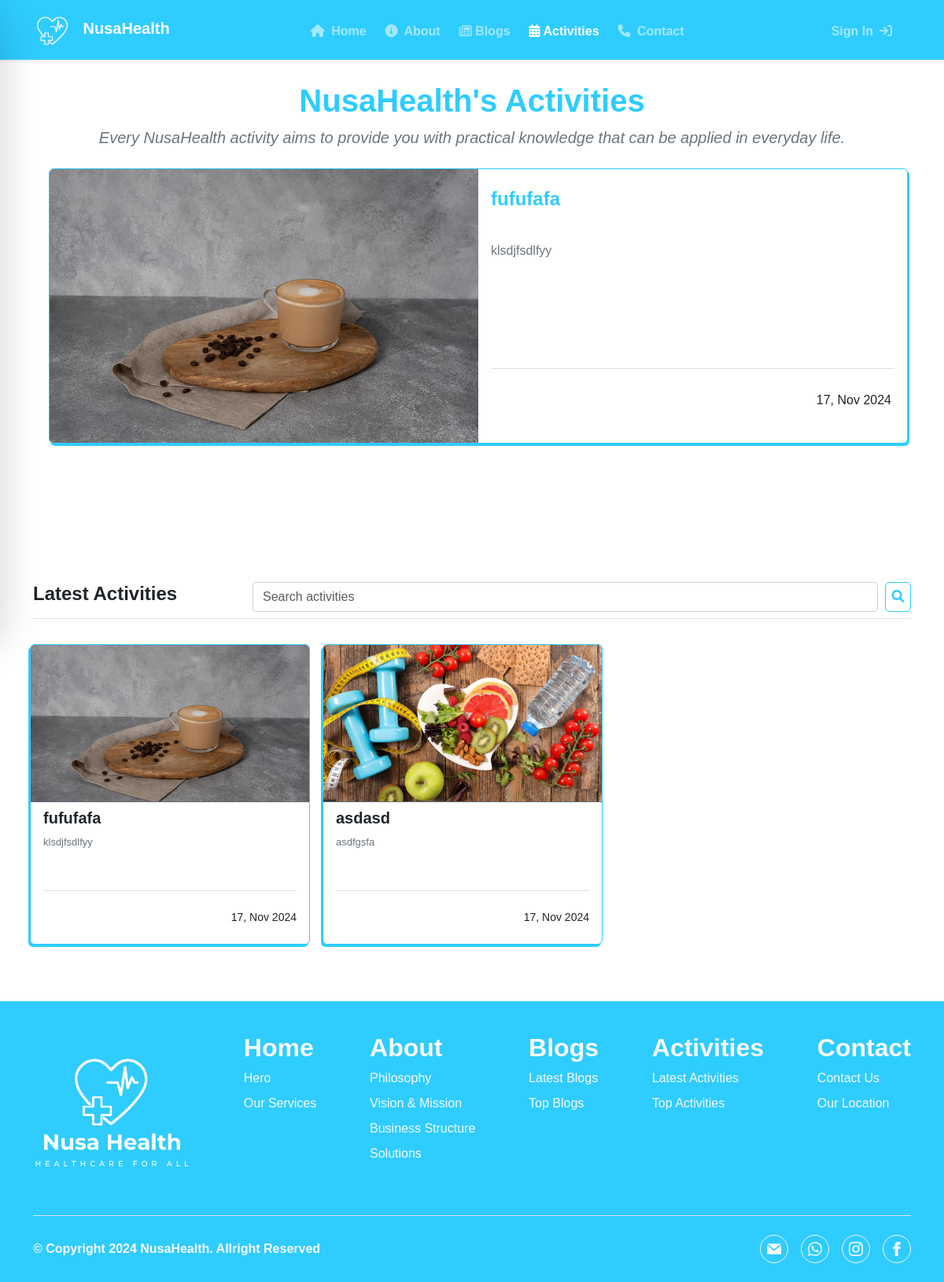
The app's page /activities with its own data.
### NusaHealthApp/models.py (models this page shows, shortened)
class Logo(models.Model):
    primary_logo = models.ImageField(upload_to='logos/', blank=True, null=True, help_text="Upload primary logo")
    secondary_logo = models.ImageField(upload_to='logos/', blank=True, null=True, help_text="Upload secondary logo")

class Activities(models.Model):
    STATUS_CHOICES = (
        ('draft', 'Draft'),
        ('published', 'Published'),
    )
    title = models.CharField(max_length=250)
    slug = models.SlugField(max_length=250, unique_for_date='publish')
    author = models.ForeignKey(User, related_name='activities_posts', on_delete=models.CASCADE)
    body = models.TextField()
    publish = models.DateTimeField(default=timezone.now)
    created = models.DateTimeField(auto_now_add=True)
    updated = models.DateTimeField(auto_now=True)
    objects = models.Manager()
    published = PublishedManager()
    image = models.ImageField(upload_to='activities/', help_text="Upload image")
    status = models.CharField(max_length=10, choices=STATUS_CHOICES, default='published')
    class Meta:
        ordering = ('-publish',)

### NusaHealthApp/views.py (the view)
# urls.py: path('activities', views.Activity, name='activities'),
def Activity(request):
    logo_instance = Logo.objects.first()
    activities = Activities.objects.filter(status='published').order_by('-publish')
    latest_activity = activities.first()  # Get the first activity from the ordered list
    query = request.GET.get('q', '').strip()  # Remove leading/trailing spaces
    if query:
        activities = activities.filter(title__icontains=query)
    context = {
        'section': 'activities',
        'logo': logo_instance,
        'activities': activities,
        'latest_activity': latest_activity,
        'query': query,  # Pass the query to the template for the search box
    }
    return render(request, 'Home/activities.html', context)

### NusaHealthApp/templates/Home/activities.html (shortened to what this page needs)
{% extends "base.html" %}
{% block content %}
<section id="latest_activity" class="container py-5">
    {% if latest_activity %}
    <div class="container py-2">
        <h1 class="text-center fw-bold text-primary">NusaHealth's Activities</h1>
        <p class="lead mb-4 text-secondary text-center">
            <i>Every NusaHealth activity aims to provide you with practical knowledge that can be applied in everyday life.</i>
        </p>
        <div class="w-100 row rounded bg-white overflow-hidden shadow-card border border-primary mx-2 mb-5" style="height: 350px;">
            <div class="col-md-6 p-0">
                <img src="{{ latest_activity.image.url }}" alt="{{ latest_activity.title }}" class="w-100" style="object-fit: cover; height: 350px;">
            </div>
            <div class="col-md-6 px-3 py-4">
                <div class="border-bottom">
                    <a href="#" class="text-decoration-none">
                        <h4 class="text-primary fw-semibold text-truncate-2" style="height: 60px;">
                            {{ latest_activity.title }}
                        </h4>
                    </a>
                    <p class="text-secondary text-truncate-6" style="height: 145px;">
                        {{ latest_activity.body }}
                    </p>
                </div>
                <div class="px-3 py-4 row justify-content-end align-items-center overflow-hidden" style="height: 80px;">
                    <div class="col-4 p-0">
                        <p class="m-0 text-end">
                            {{ latest_activity.publish|date:"d, M Y" }}
                        </p>
                    </div>
                </div>
            </div>
        </div>
    </div>
    {% endif %}
</section>
<section id="search-activities" class="py-5">
    <div class="container py-3">
        <div class="d-flex w-100 justify-content-between align-items-center border-bottom py-2">
            <h4 class="fw-bold w-25">Latest Activities</h4>
            <form method="GET" class="w-75 d-flex justify-content-between align-items-center" autocomplete="off">
                <input class="form-control" style="width: 95%;" type="search" name="q" placeholder="Search activities" value="{{ query|default:'' }}" aria-label="Search">
                <button class="btn btn-outline-primary px-2" style="width: 4%;" type="submit">
                    <i class="fas fa-search"></i>
                </button>
            </form>
        </div>
        {% if activities %}
        <div class="row w-100 mt-4">
            {% for activity in activities %}
            <div class="col-md-4 p-2" style="cursor: pointer;">
                <div class="rounded shadow-btn bg-white overflow-hidden border border-primary">
                    <img src="{{ activity.image.url }}" class="w-100 m-0 border-bottom border-secondary" style="height: 200px; object-fit: cover;" alt="{{ activity.title }}">
                    <div class="my-2 mx-3 border-bottom">
                        <h5 class="fw-semibold text-truncate-1 fs-5" style="height: 25px;">
                            {{ activity.title }}
                        </h5>
                        <p class="text-secondary fs-small text-truncate-3 text-justify" style="height: 55px;">
                            {{ activity.body }}
                        </p>
                    </div>
                    <div class="m-3 row justify-content-end align-items-center overflow-hidden" style="height: 35px;">
                        <div class="col-4 p-0">
                            <p class="m-0 text-end" style="font-size: 14px;">
                                {{ activity.publish|date:"d, M Y" }}
                            </p>
                        </div>
                    </div>
                </div>
            </div>
            {% endfor %}
        </div>
        {% else %}
        <div class="alert alert-warning text-center" role="alert">
            No activities found.
        </div>
        {% endif %}
    </div>
</section>
{% endblock %}

### NusaHealthApp/templates/nav.html (shortened to what this page needs)
<nav id="navbar" class="navbar navbar-expand-lg navbar-dark py-2 fixed-top m-0 shadow-sm shadow-primary">
    <div class="container">
        <a class="navbar-brand fw-semibold text-white" href="{% url 'home' %}">
            <span class="me-2">
                <img src="{{logo.secondary_logo.url}}" alt="Logo Nusa Health" width="50px">
            </span>
            NusaHealth
        </a>
        <div class="collapse navbar-collapse" id="navbarNav">
            <ul class="navbar-nav ms-auto me-3 gap-2">
                <li class="nav-item">
                    <a class="nav-link fw-semibold {% if section == 'home' %} active {% endif %}" href="{% url 'home' %}">
                        <i class="fas fa-home me-1"></i> Home
                    </a>
                </li>
                <li class="nav-item">
                    <a class="nav-link fw-semibold {% if section == 'about' %} active {% endif %}" href="{% url 'about' %}">
                        <i class="fas fa-info-circle me-1"></i> About
                    </a>
                </li>
                <li class="nav-item">
                    <a class="nav-link fw-semibold {% if section == 'blogs' %} active {% endif %}" href="{% url 'blogs' %}">
                        <i class="fa-regular fa-newspaper"></i> Blogs
                    </a>
                </li>
                <li class="nav-item">
                    <a class="nav-link fw-semibold {% if section == 'activities' %} active {% endif %}" href="{% url 'activities' %}">
                        <i class="fa-solid fa-calendar-days"></i> Activities
                    </a>
                </li>
                <li class="nav-item">
                    <a class="nav-link fw-semibold {% if section == 'contact' %} active {% endif %}" href="{% url 'contact' %}">
                        <i class="fas fa-phone me-1"></i> Contact
                    </a>
                </li>
            </ul>
            <ul class="navbar-nav ms-auto me-3 gap-2">
                {% if user.is_authenticated %}
                    <li class="nav-item">
                        <a class="nav-link fw-semibold" href="{% url 'sign-out' %}">
                            Sign Out <i class="fa-solid fa-arrow-right-from-bracket ms-2"></i>
                        </a>
                    </li>
                {% else %}
                    <li class="nav-item">
                        <a class="nav-link fw-semibold {% if section == 'sign-in' %} active{% endif %}" href="{% url 'sign-in' %}">
                            Sign In<i class="fas fa-arrow-right-to-bracket ms-2"></i>
                        </a>
                    </li>
                {% endif %}
            </ul>
        </div>
    </div>
</nav>

### NusaHealthApp/templates/footer.html (shortened to what this page needs)
<footer id="footer" class="py-4 bg-primary {% if portal or DoctorManagement %} d-none {% endif %}">
    <div class="container">
        <div class="d-flex flex-md-row flex-column py-3 border-bottom gap-5 justify-content-between mb-4">
            <div class="mb-3 d-flex justify-content-center align-items-center">
                <a href="{% url 'home' %}">
                    <img src="{{logo.primary_logo.url}}" alt="Logo NusaHealth" width="200px">
                </a>
            </div>
            <div class="mb-3 text-light">
                <h2 class="fw-bold">Home</h2>
                <ul class="nav flex-column text-light gap-2">
                    <li class="nav-item"><a href="{% url 'home' %}#hero" class="nav-link p-0 text-light">Hero</a></li>
                    <li class="nav-item"><a href="{% url 'home' %}#services" class="nav-link p-0 text-light">Our Services</a></li>
                </ul>
            </div>
            <div class="mb-3 text-light">
                <h2 class="fw-bold">About</h2>
                <ul class="nav flex-column gap-2">
                    <li class="nav-item"><a href="{% url 'about' %}#philosophy" class="nav-link p-0 text-light">Philosophy</a></li>
                    <li class="nav-item"><a href="{% url 'about' %}#vision&mission" class="nav-link p-0 text-light">Vision & Mission</a></li>
                    <li class="nav-item"><a href="{% url 'about' %}#business-structure" class="nav-link p-0 text-light">Business Structure</a></li>
                    <li class="nav-item"><a href="{% url 'about' %}#solutions" class="nav-link p-0 text-light">Solutions</a></li>
                </ul>
            </div>
            <div class="mb-3 text-light">
                <h2 class="fw-bold">Blogs</h2>
                <ul class="nav flex-column gap-2">
                    <li class="nav-item"><a href="{% url 'blogs' %}#latest-blogs" class="nav-link p-0 text-light">Latest Blogs</a></li>
                    <li class="nav-item"><a href="{% url 'blogs' %}#blogs" class="nav-link p-0 text-light">Top Blogs</a></li>
                </ul>
            </div>
            <div class="mb-3 text-light">
                <h2 class="fw-bold">Activities</h2>
                <ul class="nav flex-column gap-2">
                    <li class="nav-item"><a href="{% url 'activities' %}#latest-activities" class="nav-link p-0 text-light">Latest Activities</a></li>
                    <li class="nav-item"><a href="{% url 'activities' %}#activities" class="nav-link p-0 text-light">Top Activities</a></li>
                </ul>
            </div>
            <div class="mb-3 text-light">
                <h2 class="fw-bold">Contact</h2>
                <ul class="nav flex-column gap-2">
                    <li class="nav-item"><a href="{% url 'contact' %}#contact-us" class="nav-link p-0 text-light">Contact Us</a></li>
                    <li class="nav-item"><a href="{% url 'contact' %}#location" class="nav-link p-0 text-light">Our Location</a></li>
                </ul>
            </div>
        </div>
        <div class="d-flex flex-column flex-md-row gap-4 justify-content-between align-items-center">
            <div class="d-flex align-items-center">
                <span class="text-light fw-bold">&copy; Copyright 2024 NusaHealth. Allright Reserved</span>
            </div>
            <div class="d-flex justify-content-center justify-content-md-start gap-3">
                <a href="mailto:{{contact.email}}"
                    class="rounded-circle px-2 d-flex align-items-center py-2 btn btn-outline-light" style="width: 36px !important; height: 36px !important;">
                    <svg width="20" fill="currentcolor" viewBox="0 0 24 24">
                        <path
                            d="M12 12.713l-11.985-9.713h23.97l-11.985 9.713zm0 2.574l-12-9.725v15.438h24v-15.438l-12 9.725z" />
                    </svg>
                </a>
                <a href="https://wa.me/{{contact.whatsapp}}"
                    class="rounded-circle px-2 d-flex align-items-center py-2 btn btn-outline-light" style="width: 36px !important; height: 36px !important;">
                </a>
                <a href="https://www.instagram.com/{{contact.instagram}}"
                    class="rounded-circle px-2 d-flex align-items-center py-2 btn btn-outline-light" style="width: 36px !important; height: 36px !important;">
                </a>
                <a href="https://www.facebook.com/{{contact.facebook}}"
                    class="rounded-circle px-2 d-flex align-items-center py-2 btn btn-outline-light" style="width: 36px !important; height: 36px !important;">
                    <svg width="20" fill="currentcolor" viewBox="0 0 24 24">
                        <path
                            d="M9 8h-3v4h3v12h5v-12h3.642l.358-4h-4v-1.667c0-.955.192-1.333 1.115-1.333h2.885v-5h-3.808c-3.596 0-5.192 1.583-5.192 4.615v3.385z" />
                    </svg>
                </a>
            </div>
        </div>
    </div>
</footer>

### NusaHealthApp/static/NusaHealthApp/css/custom.css (style rules this page uses)
* { font-family: Arial, Helvetica, sans-serif; }
.bg-primary { background: #2FCCFF !important; }
.text-primary { color: #2FCCFF !important; }
.border-primary { border-color: #2FCCFF !important; }
.btn-outline-primary { border-color: #2FCCFF !important; color: #2FCCFF !important; }
.navbar { background: rgba(47,204,255, 1); backdrop-filter: blur(5px); }
.navbar .nav-link { position: relative; display: inline-block; padding-bottom: 5px; color: #A3E9FF !important; transition: color 0.3s ease-in-out; }
.navbar .nav-item .active { color: #fff !important; }
.navbar .nav-link:not(.active)::after { content: ""; position: absolute; width: 0; height: 2px; background-color: #fff; bottom: 0; left: 50%; transform: translateX(-50%); transition: width 0.3s ease-in-out; }
.text-truncate-6 { display: -webkit-box; -webkit-line-clamp: 6; -webkit-box-orient: vertical; overflow: hidden; }
.text-truncate-3 { display: -webkit-box; -webkit-line-clamp: 3; -webkit-box-orient: vertical; overflow: hidden; }
.text-truncate-2 { display: -webkit-box; -webkit-line-clamp: 2; -webkit-box-orient: vertical; overflow: hidden; }
.text-truncate-1 { display: -webkit-box; -webkit-line-clamp: 1; -webkit-box-orient: vertical; overflow: hidden; }
.text-justify { text-align: justify; }
.shadow-btn { box-shadow: -2px 3px 0 0 #2FCCFF; transition: all 0.3s ease; }
.shadow-card { box-shadow: 2px 3px 0 0 #2FCCFF; transition: all 0.3s ease; }
.form-control { border: 1px solid #ced4da; border-radius: 0.25rem; }
.fs-small { font-size: small !important; }
.rounded-circle { border-radius: 50%; width: 140px; height: 140px; object-fit: cover; }

### records on screen
Logo: secondary_logo (picture), primary_logo (picture)
Activities: image (picture), title "fufufafa", body "klsdjfsdlfyy", publish "17, Nov 2024"
Activities: image (picture), title "asdasd", body "asdfgsfa", publish "17, Nov 2024"
